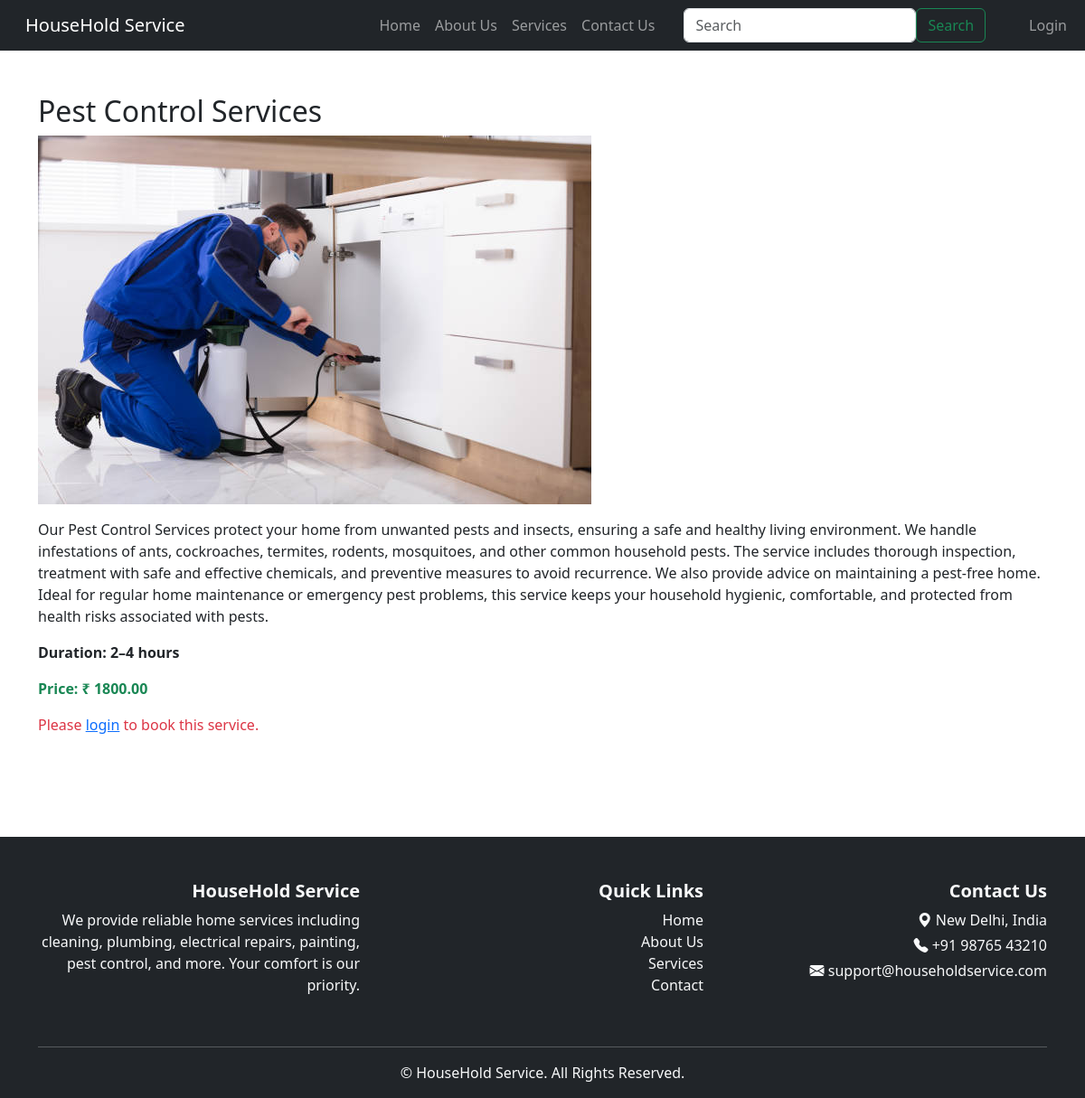
/service/5/, run on the app's committed database.
### home/models.py (models this page shows, shortened)
class Service(models.Model):
    name = models.CharField(max_length=200)
    description = models.TextField()
    duration = models.CharField(max_length=100, blank=True, null=True)  # e.g. "30 mins"
    price = models.DecimalField(max_digits=10, decimal_places=2, default=0.00)
    image = models.ImageField(upload_to="services/", blank=True, null=True)

### home/views.py (the view)
# urls.py: path('service/<int:pk>/', views.service_detail, name='service_detail'),  # ✅ added comma
def service_detail(request, pk):
    service = get_object_or_404(Service, pk=pk)
    return render(request, 'home/service_detail.html', {'service': service})

### templates/home/service_detail.html (shortened to what this page needs)
{% extends "base.html" %}
{% block body %}
<div class="container py-5">
  <h2>{{ service.name }}</h2>
  <img src="{{ service.image.url }}" class="img-fluid mb-3" alt="{{ service.name }}">
  <p>{{ service.description }}</p>
  <p class="fw-bold">Duration: {{ service.duration }}</p>
  <p class="fw-bold text-success">Price: ₹ {{ service.price }}</p>
  {% if user.is_authenticated %}
    <a href="{% url 'book_service' %}?service={{ service.name }}" class="btn btn-primary">Book Now</a>
  {% else %}
    <p class="text-danger">Please <a href="{% url 'login' %}">login</a> to book this service.</p>
  {% endif %}
</div>
{% endblock body %}

### data on the page
Service: name "Pest Control Services", image (picture), description "Our Pest Control Services protect your home from unwanted pests and insects, ensuring a safe and healthy living environment. We handle infestations of ants, cockroaches, termites, rodents, mosquitoes, and other common household pests. The service includes thorough inspection, treatment with safe and effective chemicals, and preventive measures to avoid recurrence. We also provide advice on maintaining a pest-free home. Ideal for regular home maintenance or emergency pest problems, this service keeps your household hygienic, comfortable, and protected from health risks associated with pests.", duration "2–4 hours", price "1800.00"
